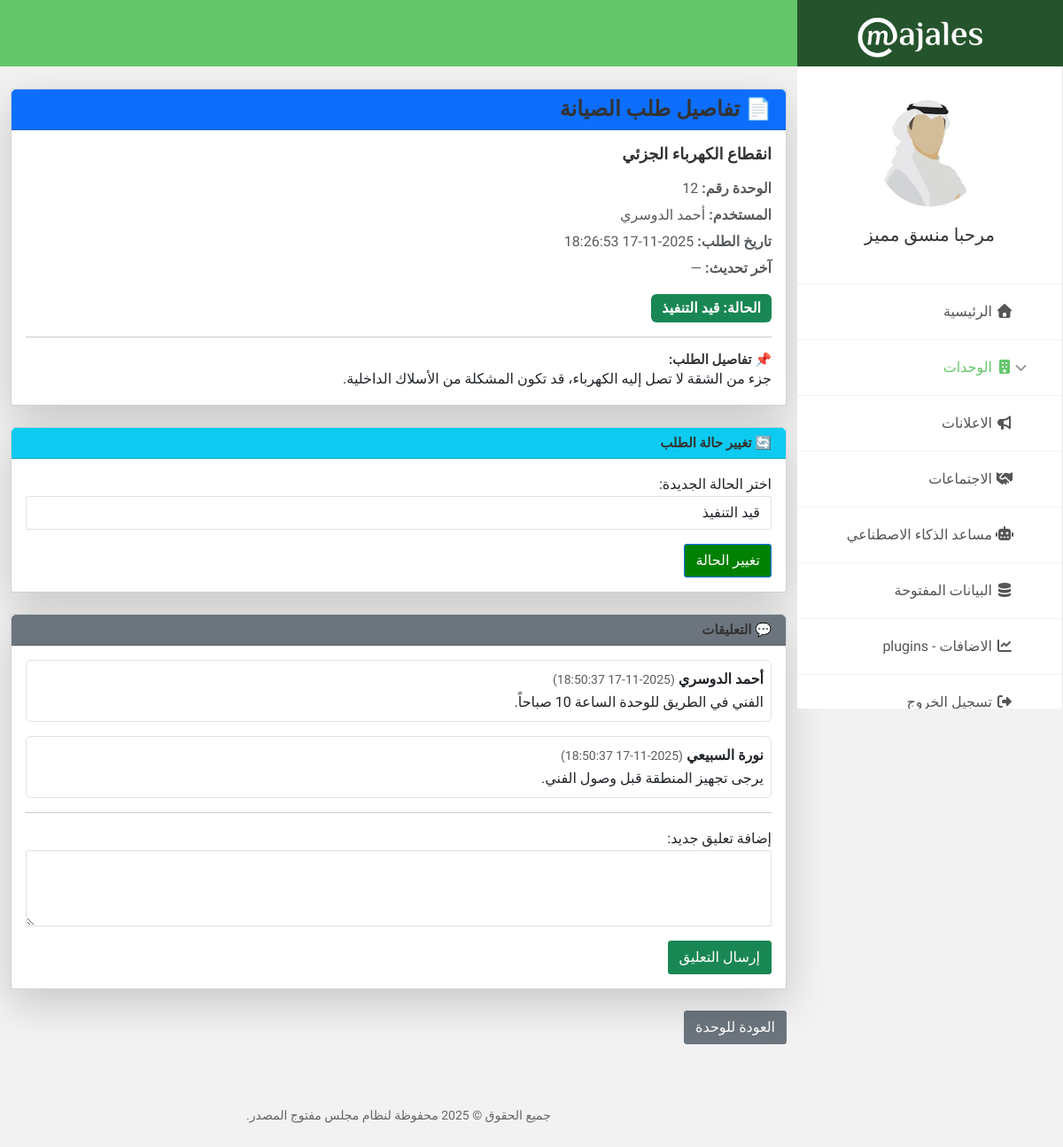
/viewrequest.php?rid=8 (signed in), run on the app's committed database.
### tables this page shows
CREATE TABLE `requests` (
  `id` int(11) NOT NULL,
  `unit_id` int(11) NOT NULL,
  `user_id` int(11) NOT NULL,
  `request_title` varchar(255) NOT NULL,
  `request_text` text NOT NULL,
  `request_date` datetime NOT NULL DEFAULT current_timestamp(),
  `last_update` datetime DEFAULT NULL ON UPDATE current_timestamp(),
  `status` enum('open','pending','in review','in progress','hold','done','canceled') NOT NULL DEFAULT 'open'
);

CREATE TABLE `users` (
  `ID` int(11) NOT NULL,
  `Name` varchar(50) NOT NULL,
  `Email` varchar(70) NOT NULL,
  `Picture_Filename` varchar(50) DEFAULT NULL,
  `Password` varchar(32) NOT NULL,
  `Register_Date` datetime NOT NULL DEFAULT current_timestamp()
);

CREATE TABLE `request_comments` (
  `id` int(11) NOT NULL,
  `request_id` int(11) NOT NULL,
  `user_id` int(11) DEFAULT NULL,
  `comment_text` text NOT NULL,
  `created_at` datetime NOT NULL DEFAULT current_timestamp()
);

### viewrequest.php (the view, shortened to what this page needs)
<?php
include("Configuration/Header.php");
include("Configuration/DBInfoReader.php");
$request_id = isset($_GET['rid']) ? intval($_GET['rid']) : 0;
$query = "SELECT r.*, u.name AS user_name
          FROM requests r
          LEFT JOIN users u ON r.user_id = u.id
          WHERE r.id = ?";
$stmt = mysqli_prepare($Connection, $query);
mysqli_stmt_bind_param($stmt, "i", $request_id);
mysqli_stmt_execute($stmt);
$result = mysqli_stmt_get_result($stmt);
$request = mysqli_fetch_assoc($result);
function status_label($st) {
    switch ($st) {
        case "in progress": return ["قيد التنفيذ", "success"];
    }
}
list($status_text, $status_color) = status_label($request["status"]);
?>
<div class="container mt-5" dir="rtl" style="text-align:right;">
    <div class="card shadow-lg mb-4">
        <div class="card-header bg-primary text-white">
            <h3 class="m-0">📄 تفاصيل طلب الصيانة</h3>
        </div>
        <div class="card-body">
            <h4 class="mb-3"><?php echo htmlspecialchars($request["request_title"]); ?></h4>
            <p class="text-muted mb-1"><strong>الوحدة رقم:</strong> <?php echo $request["unit_id"]; ?></p>
            <p class="text-muted mb-1"><strong>المستخدم:</strong> <?php echo $request["user_name"] ?: "غير متوفر"; ?></p>
            <p class="text-muted mb-1"><strong>تاريخ الطلب:</strong> <?php echo $request["request_date"]; ?></p>
            <p class="text-muted mb-3"><strong>آخر تحديث:</strong> <?php echo $request["last_update"] ?: "—"; ?></p>
            <span class="badge bg-<?php echo $status_color; ?>" style="font-size:16px;padding:8px 12px;">
                الحالة: <?php echo $status_text; ?>
            </span>
            <hr>
            <h5>📌 تفاصيل الطلب:</h5>
            <p style="white-space:pre-line;"><?php echo nl2br(htmlspecialchars($request["request_text"])); ?></p>
        </div>
    </div>
    <div class="card shadow-lg mb-4">
        <div class="card-header bg-info text-white">
            <h5 class="m-0">🔄 تغيير حالة الطلب</h5>
        </div>
        <div class="card-body">
            <form method="POST" action="" dir="rtl">
                <div class="form-group mb-3">
                    <label for="status">اختر الحالة الجديدة:</label>
                    <select class="form-control" name="status" id="status" required>
                        <?php
                        $statuses = ['open'=>'مفتوح','pending'=>'قيد الانتظار','in review'=>'قيد المراجعة','in progress'=>'قيد التنفيذ','hold'=>'معلق','done'=>'مكتمل','canceled'=>'ملغي'];
                        foreach($statuses as $key=>$val){
                            $sel = ($request['status']==$key) ? "selected" : "";
                            echo "<option value='$key' $sel>$val</option>";
                        }
                        ?>
                    </select>
                </div>
                <button type="submit" name="change_status" class="btn btn-primary">تغيير الحالة</button>
            </form>
        </div>
    </div>
    <div class="card shadow-lg mb-4">
        <div class="card-header bg-secondary text-white">
            <h5 class="m-0">💬 التعليقات</h5>
        </div>
        <div class="card-body">
            <?php
            $comments_sql = "SELECT c.*, u.name AS user_name FROM request_comments c
                             LEFT JOIN users u ON c.user_id=u.id
                             WHERE c.request_id=? ORDER BY c.created_at ASC";
            $stmt_c = mysqli_prepare($Connection, $comments_sql);
            mysqli_stmt_bind_param($stmt_c, "i", $request_id);
            mysqli_stmt_execute($stmt_c);
            $comments_result = mysqli_stmt_get_result($stmt_c);
            if(mysqli_num_rows($comments_result)>0){
                while($comment = mysqli_fetch_assoc($comments_result)){
                    echo '<div class="mb-3 p-2 border rounded">';
                    echo '<strong>'.htmlspecialchars($comment["user_name"] ?: "غير معروف").'</strong> <small class="text-muted">('.$comment["created_at"].')</small>';
                    echo '<p class="mb-0">'.nl2br(htmlspecialchars($comment["comment_text"])).'</p>';
                    echo '</div>';
                }
            } else {
                echo '<p class="text-muted">لا توجد تعليقات بعد.</p>';
            }
            ?>
            <hr>
            <form method="POST" action="" dir="rtl">
                <div class="form-group mb-3">
                    <label for="comment_text">إضافة تعليق جديد:</label>
                    <textarea name="comment_text" id="comment_text" rows="3" class="form-control" required></textarea>
                </div>
                <button type="submit" name="new_comment" class="btn btn-success">إرسال التعليق</button>
            </form>
        </div>
    </div>
    <div class="text-left mb-5">
        <a href="unitview.php?id=<?php echo $request["unit_id"]; ?>" class="btn btn-secondary">العودة للوحدة</a>
    </div>
</div>
<?php include("Configuration/Footer.php"); ?>

### data on the page
requests: request_title "انقطاع الكهرباء الجزئي", unit "12", user.Name "أحمد الدوسري", request_date "2025-11-17 18:26:53", last_update "—", request_text "جزء من الشقة لا تصل إليه الكهرباء، قد تكون المشكلة من الأسلاك الداخلية."
request_comments: user.Name "أحمد الدوسري", created_at "2025-11-17 18:50:37", comment_text "الفني في الطريق للوحدة الساعة 10 صباحاً."
request_comments: user.Name "نورة السبيعي", created_at "2025-11-17 18:50:37", comment_text "يرجى تجهيز المنطقة قبل وصول الفني."

### other printed values
$_SESSION['Name'] "منسق مميز"
$status_text "قيد التنفيذ"
form field status "قيد التنفيذ"
